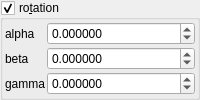
    <widget class="MyGroupBox" name="groupCheck_transf_rotation2_enabled_false">
     <property name="title">
      <string>ro&amp;tation</string>
     </property>
     <property name="checkable">
      <bool>true</bool>
     </property>
     <layout class="QVBoxLayout" name="verticalLayout_9" stretch="0">
      <property name="spacing">
       <number>2</number>
      </property>
      <property name="leftMargin">
       <number>2</number>
      </property>
      <property name="topMargin">
       <number>2</number>
      </property>
      <property name="rightMargin">
       <number>2</number>
      </property>
      <property name="bottomMargin">
       <number>2</number>
      </property>
      <item>
       <layout class="QGridLayout" name="gridLayout_14" columnstretch="0,1">
        <property name="spacing">
         <number>2</number>
        </property>
        <item row="1" column="1">
         <widget class="MyDoubleSpinBox" name="spinboxd3_transf_rotation_y">
          <property name="sizePolicy">
           <sizepolicy hsizetype="Minimum" vsizetype="Maximum">
            <horstretch>0</horstretch>
            <verstretch>0</verstretch>
           </sizepolicy>
          </property>
          <property name="prefix">
           <string/>
          </property>
          <property name="suffix">
           <string/>
          </property>
          <property name="decimals">
           <number>6</number>
          </property>
          <property name="minimum">
           <double>-36000.000000000000000</double>
          </property>
          <property name="maximum">
           <double>36000.000000000000000</double>
          </property>
          <property name="singleStep">
           <double>1.000000000000000</double>
          </property>
         </widget>
        </item>
        <item row="0" column="1">
         <widget class="MyDoubleSpinBox" name="spinboxd3_transf_rotation_x">
          <property name="sizePolicy">
           <sizepolicy hsizetype="Minimum" vsizetype="Maximum">
            <horstretch>0</horstretch>
            <verstretch>0</verstretch>
           </sizepolicy>
          </property>
          <property name="prefix">
           <string/>
          </property>
          <property name="suffix">
           <string/>
          </property>
          <property name="decimals">
           <number>6</number>
          </property>
          <property name="minimum">
           <double>-36000.000000000000000</double>
          </property>
          <property name="maximum">
           <double>36000.000000000000000</double>
          </property>
          <property name="singleStep">
           <double>1.000000000000000</double>
          </property>
         </widget>
        </item>
        <item row="2" column="1">
         <widget class="MyDoubleSpinBox" name="spinboxd3_transf_rotation_z">
          <property name="sizePolicy">
           <sizepolicy hsizetype="Minimum" vsizetype="Maximum">
            <horstretch>0</horstretch>
            <verstretch>0</verstretch>
           </sizepolicy>
          </property>
          <property name="prefix">
           <string/>
          </property>
          <property name="suffix">
           <string/>
          </property>
          <property name="decimals">
           <number>6</number>
          </property>
          <property name="minimum">
           <double>-36000.000000000000000</double>
          </property>
          <property name="maximum">
           <double>36000.000000000000000</double>
          </property>
          <property name="singleStep">
           <double>1.000000000000000</double>
          </property>
         </widget>
        </item>
        <item row="0" column="0">
         <widget class="QLabel" name="label_46">
          <property name="text">
           <string notr="true">alpha</string>
          </property>
         </widget>
        </item>
        <item row="2" column="0">
         <widget class="QLabel" name="label_45">
          <property name="text">
           <string notr="true">gamma</string>
          </property>
         </widget>
        </item>
        <item row="1" column="0">
         <widget class="QLabel" name="label_49">
          <property name="text">
           <string notr="true">beta</string>
          </property>
         </widget>
        </item>
       </layout>
      </item>
     </layout>
    </widget>
